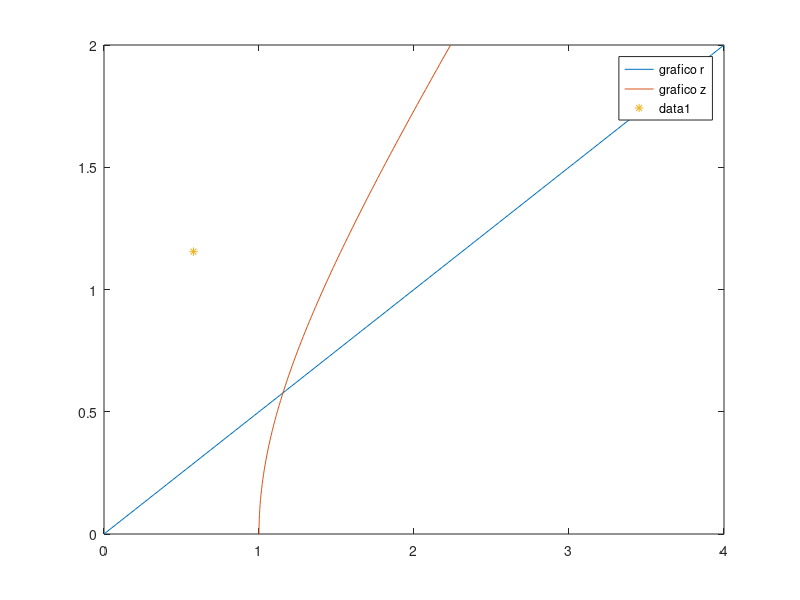

The MATLAB script that drew this image:
clear
clc
close all
a=0;
b=2;
s=linspace(a,b);
r=@(s) 2*s;
z=@(s) sqrt(s.^2+1);
plot(r(s),s);
hold on
plot(z(s),s);
legend('grafico r','grafico z')
%calcolo intersezione
s0=1;
f=@(s) 2*s-sqrt(s.^2+1);
root=fzero(@(s) f(s),s0)
plot(root,r(root),'*')